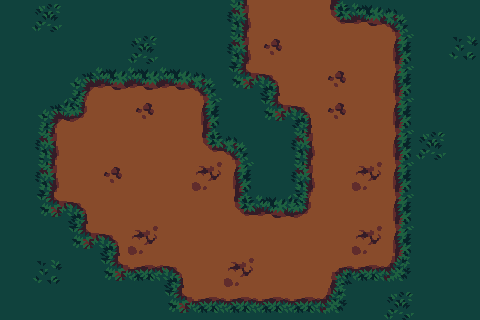

The image is a tile-based game level rendered from a .tmx file. Its description and complete source (layers, tilesets, objects, tile grids) follow:
An orthogonal 15x10 tile map with 32x32 px tiles, 1 tile layer (ground).

<map version="1.10" tiledversion="1.10.2" orientation="orthogonal" renderorder="right-down" width="15" height="10" tilewidth="32" tileheight="32" infinite="0" nextlayerid="3" nextobjectid="5">
 <tileset firstgid="1" source="wishlair.tsx" />
 <layer id="1" name="ground" width="15" height="10">
  <data encoding="csv">
201,202,201,201,201,201,201,73,74,74,76,10,11,201,201,
201,201,201,201,202,201,201,73,140,74,74,74,75,201,203,
201,201,9,10,10,10,11,137,13,74,140,74,75,201,201,
201,9,77,74,140,74,75,201,137,13,140,74,75,201,201,
201,73,74,74,74,74,76,11,201,73,74,74,75,202,201,
201,73,74,140,74,74,141,75,201,73,74,141,75,201,201,
201,137,13,74,74,74,74,76,10,77,74,74,75,201,201,
201,201,137,13,141,74,74,74,74,74,74,141,75,201,201,
201,203,201,137,138,13,74,141,74,74,12,138,139,201,201,
201,201,201,201,201,137,138,138,138,138,139,201,202,201,201
</data>
 </layer>
 <objectgroup id="2" name="ground-entities" />
</map>
